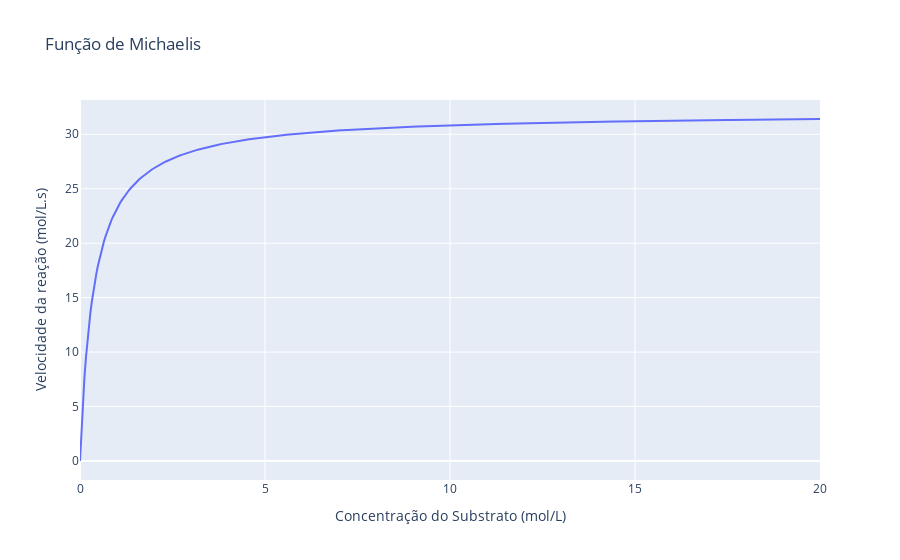

Notebook cell for this chart:
### Markdown cell above
# Gráfico Função de Michaelis

### Code cell
import numpy as np
import plotly.graph_objects as go

#Função da velocidade
def michaelis (conc_subst, km, vmax):
    v_reaction = (vmax*conc_subst)/(km+conc_subst)
    return v_reaction

#Parametros
km = 0.38
vmax = 32

#Concentração x Velocidade
s = np.linspace(0, 20, 500)
v = michaelis(s, km, vmax)

#Cria figura
fig = go.Figure()

#Adiciona pontos/linhas
fig.add_trace(go.Scatter(
    x=s,
    y=v,
    mode='lines',
))

#Define visual
fig.update_layout(
    title="Função de Michaelis",
    xaxis_title="Concentração do Substrato (mol/L)",
    yaxis_title="Velocidade da reação (mol/L.s)"
)

#Mostra figura
fig.show()

### Figure 1 — Plotly figure (JSON) as saved in the notebook; plotly's stock layout.template omitted (floating-point values rounded to 4 significant figures; data arrays with more than 128 entries replaced by an {"elided": "..."} marker saying what was removed)
{"data": [{"mode": "lines", "type": "scatter", "x": {"elided": "500 float values"}, "y": {"elided": "500 float values"}}], "layout": {"title": {"text": "Função de Michaelis"}, "xaxis": {"title": {"text": "Concentração do Substrato (mol/L)"}}, "yaxis": {"title": {"text": "Velocidade da reação (mol/L.s)"}}}}
